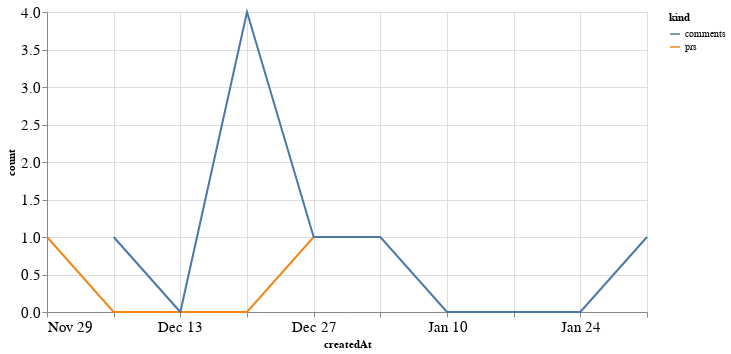

This figure's notebook cell:
### Code cell
alt.Chart(total_time, width=600).mark_line().encode(
    x='createdAt',
    y='count',
    color='kind'
)

### Figure 1 — Vega-Lite specification as saved in the notebook (floating-point values rounded to 4 significant figures)
{"config": {"axisLeft": {"labelFontSize": 15}, "axisBottom": {"labelFontSize": 15}}, "data": {"name": "data-5c055f8fec83edca1caa4abfdffb74ce"}, "mark": "line", "encoding": {"color": {"type": "nominal", "field": "kind"}, "x": {"type": "temporal", "field": "createdAt"}, "y": {"type": "quantitative", "field": "count"}}, "width": 600, "$schema": "https://vega.github.io/schema/vega-lite/v4.8.1.json", "datasets": {"data-5c055f8fec83edca1caa4abfdffb74ce": [{"createdAt": "2020-11-29T00:00:00", "kind": "prs", "count": 1.0}, {"createdAt": "2020-12-06T00:00:00", "kind": "prs", "count": 0.0}, {"createdAt": "2020-12-13T00:00:00", "kind": "prs", "count": 0.0}, {"createdAt": "2020-12-20T00:00:00", "kind": "prs", "count": 0.0}, {"createdAt": "2020-12-27T00:00:00", "kind": "prs", "count": 1.0}, {"createdAt": "2021-01-03T00:00:00", "kind": "prs", "count": 1.0}, {"createdAt": "2021-01-10T00:00:00", "kind": "prs", "count": null}, {"createdAt": "2021-01-17T00:00:00", "kind": "prs", "count": null}, {"createdAt": "2021-01-24T00:00:00", "kind": "prs", "count": null}, {"createdAt": "2021-01-31T00:00:00", "kind": "prs", "count": null}, {"createdAt": "2020-11-29T00:00:00", "kind": "comments", "count": null}, {"createdAt": "2020-12-06T00:00:00", "kind": "comments", "count": 1.0}, {"createdAt": "2020-12-13T00:00:00", "kind": "comments", "count": 0.0}, {"createdAt": "2020-12-20T00:00:00", "kind": "comments", "count": 4.0}, {"createdAt": "2020-12-27T00:00:00", "kind": "comments", "count": 1.0}, {"createdAt": "2021-01-03T00:00:00", "kind": "comments", "count": 1.0}, {"createdAt": "2021-01-10T00:00:00", "kind": "comments", "count": 0.0}, {"createdAt": "2021-01-17T00:00:00", "kind": "comments", "count": 0.0}, {"createdAt": "2021-01-24T00:00:00", "kind": "comments", "count": 0.0}, {"createdAt": "2021-01-31T00:00:00", "kind": "comments", "count": 1.0}]}}
